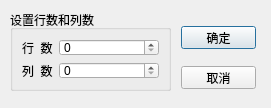
<?xml version="1.0" encoding="UTF-8"?>
<ui version="4.0">
 <class>QWDialogSize</class>
 <widget class="QDialog" name="QWDialogSize">
  <property name="geometry">
   <rect>
    <x>0</x>
    <y>0</y>
    <width>271</width>
    <height>108</height>
   </rect>
  </property>
  <property name="windowTitle">
   <string>Dialog</string>
  </property>
  <widget class="QGroupBox" name="groupBox">
   <property name="geometry">
    <rect>
     <x>10</x>
     <y>10</y>
     <width>161</width>
     <height>81</height>
    </rect>
   </property>
   <property name="title">
    <string>设置行数和列数</string>
   </property>
   <layout class="QFormLayout" name="formLayout">
    <item row="0" column="0">
     <widget class="QLabel" name="label">
      <property name="text">
       <string>行  数</string>
      </property>
     </widget>
    </item>
    <item row="0" column="1">
     <widget class="QSpinBox" name="sbRow"/>
    </item>
    <item row="1" column="0">
     <widget class="QLabel" name="label_2">
      <property name="text">
       <string>列  数</string>
      </property>
     </widget>
    </item>
    <item row="1" column="1">
     <widget class="QSpinBox" name="sbCol"/>
    </item>
   </layout>
  </widget>
  <widget class="QPushButton" name="OK">
   <property name="geometry">
    <rect>
     <x>181</x>
     <y>26</y>
     <width>75</width>
     <height>23</height>
    </rect>
   </property>
   <property name="text">
    <string>确定</string>
   </property>
  </widget>
  <widget class="QPushButton" name="Cancel">
   <property name="geometry">
    <rect>
     <x>181</x>
     <y>66</y>
     <width>75</width>
     <height>23</height>
    </rect>
   </property>
   <property name="text">
    <string>取消</string>
   </property>
  </widget>
 </widget>
 <resources/>
 <connections>
  <connection>
   <sender>OK</sender>
   <signal>clicked()</signal>
   <receiver>QWDialogSize</receiver>
   <slot>accept()</slot>
   <hints>
    <hint type="sourcelabel">
     <x>218</x>
     <y>37</y>
    </hint>
    <hint type="destinationlabel">
     <x>135</x>
     <y>53</y>
    </hint>
   </hints>
  </connection>
  <connection>
   <sender>Cancel</sender>
   <signal>clicked()</signal>
   <receiver>QWDialogSize</receiver>
   <slot>reject()</slot>
   <hints>
    <hint type="sourcelabel">
     <x>218</x>
     <y>77</y>
    </hint>
    <hint type="destinationlabel">
     <x>135</x>
     <y>53</y>
    </hint>
   </hints>
  </connection>
 </connections>
</ui>
